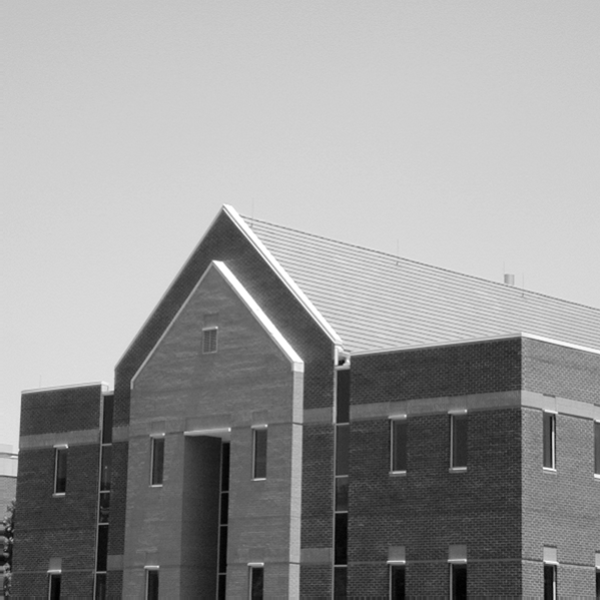
#> input picture Excercises/Excercise4/building.tif, 600 x 600 px
$ jupyter execute Excercise4.ipynb
#> lines starting #> are read from the running program, lines starting #| are printed output that depends on the picture; after the words box and inside, x2 and y2 are one past the last pixel; in counts of white or black regions, pixels touching at a corner belong together
### Name = Devindi De Silva
### Index Number = 190128H

[cell 1]
import cv2 as cv
import numpy as np
import matplotlib.pyplot as plt
from mpl_toolkits.mplot3d import Axes3D
from matplotlib import cm


fig,ax = plt.subplots(1,2, figsize=(16,8))
ax1 = fig.add_subplot(121, projection='3d')
ax2 = fig.add_subplot(122, projection='3d')
sigma=1

delta =0.1
X,Y = np.meshgrid(np.arange(-5,5+delta,delta),np.arange(-5,5+delta,delta))
z=np.exp(-(X**2+Y**2)/(2*sigma**2))
z/= np.sum(z)

sobel_v = np.array([[-1,-2,-1],[0,0,0],[1,2,1]], dtype=np.float32)
Zx = cv.filter2D(z,-1,sobel_v)

sobel_h = np.array([[-1,0,1],[-2,0,2],[-1,0,1]], dtype=np.float32)
Zy = cv.filter2D(z,-1,sobel_h)


surf1= ax1.plot_surface(X,Y,Zx, cmap=cm.jet, linewidth=0, antialiased=True)
surf2= ax2.plot_surface(X,Y,Zy, cmap=cm.jet, linewidth=0, antialiased=True)

ax1.axis('off')
ax2.axis('off')
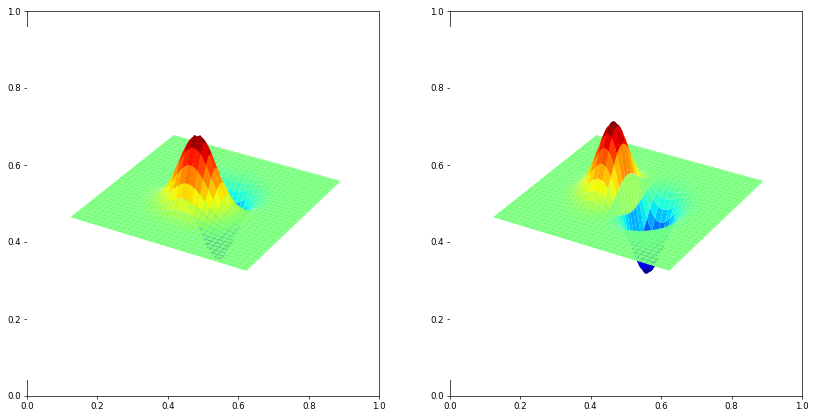
#> figure drawn by matplotlib, 2 panels

[cell 2]
import cv2 as cv
import numpy as np
import matplotlib.pyplot as plt

im = cv.imread(r'building.tif',cv.IMREAD_GRAYSCALE)
#> im is the input picture: shape (600, 600); min 0, max 255, mean 152.8
assert im is not None

edges = cv.Canny(im,100,200)
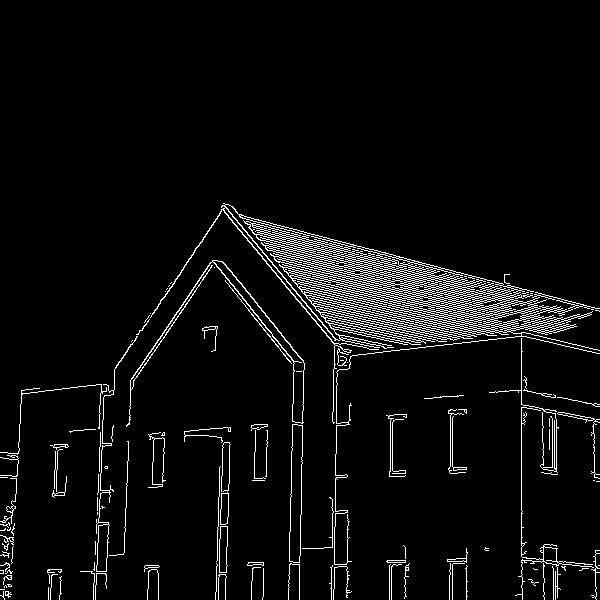
#> edges: shape (600, 600); 5% white in thin lines or dots, all inside (x1, y1, x2, y2) = (0, 203, 600, 600)

fig,ax=plt.subplots(1,2,figsize = (20,20))
ax[0].imshow(im, cmap = 'gray')
ax[0].set_title("Original")
ax[1].imshow(edges, cmap='gray')
ax[1].set_title("Canny edge detection")
for i in range(2):
    ax [i] . set_xticks ([]) , ax [i] . set_yticks ([])
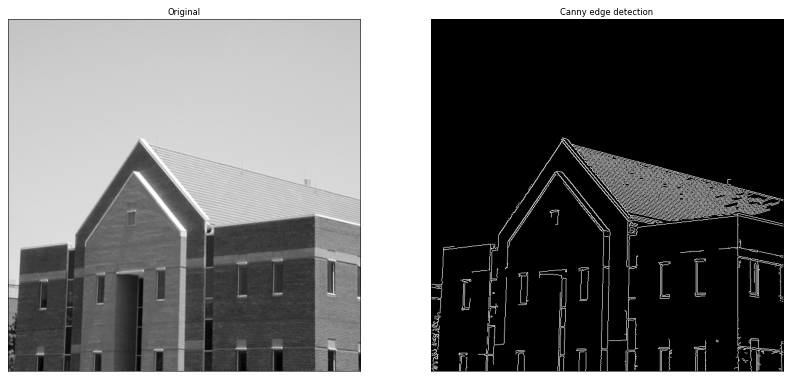
#> figure drawn by matplotlib, 2 panels

[cell 3]
import cv2 as cv
import numpy as np
import matplotlib.pyplot as plt

im = cv.imread(r'building.tif',cv.IMREAD_COLOR)
assert im is not None

gray  = cv. cvtColor(im, cv.COLOR_BGR2GRAY)
gray = np.float32(gray)
dst = cv.cornerHarris(gray,2,3,0.04)

dst = cv.dilate(dst, None)
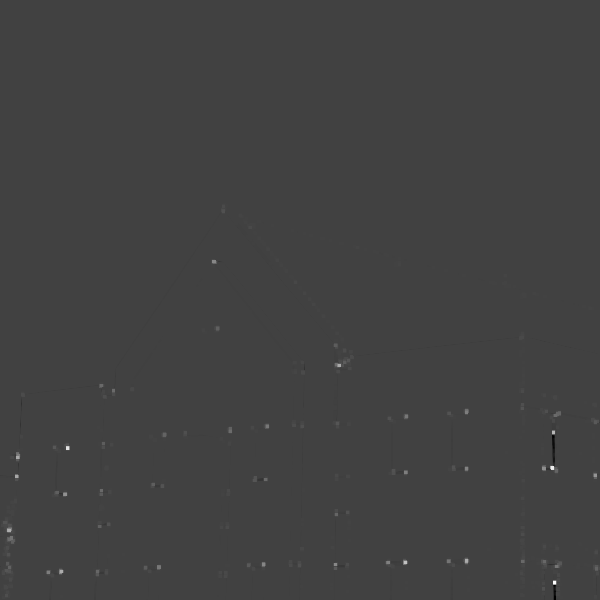
#> dst: shape (600, 600) float32; min -7770649.5, max 22525724, mean 21524.3; drawn with min black and max white
im[dst>0.01*dst.max()]=[0,0,255]
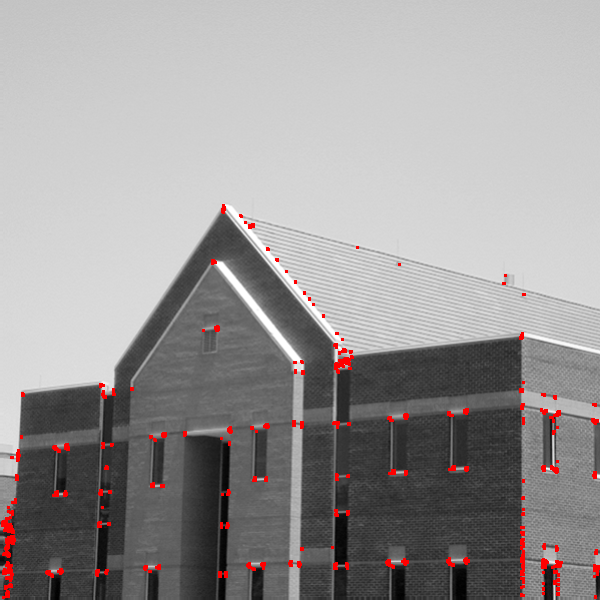
#> im: shape (600, 600, 3); 1.29% of pixels changed, all inside (x1, y1, x2, y2) = (1, 204, 600, 599)

fig,ax=plt.subplots(figsize = (20,20))
plt .imshow(im, cmap = 'gray')
plt.axis('off')

[cell 4]
import cv2 as cv
import numpy as np
import matplotlib.pyplot as plt
from skimage.feature import peak_local_max

im = cv.imread(r'building.tif',cv.IMREAD_COLOR)
assert im is not None
fig, ax =plt.subplots(1,4, figsize=(20,20))
ax[0].imshow(im, cmap='gray')
ax[0].set_title("Original")
I  = cv. cvtColor(im, cv.COLOR_BGR2GRAY)
I = np.float32(I)

sobel_v = np.array([[-1,-2,-1],[0,0,0],[1,2,1]], dtype=np.float32)
sobel_h = np.array([[-1,0,1],[-2,0,2],[-1,0,1]], dtype=np.float32)

Ix = cv.filter2D(I,-1, sobel_v)
Iy = cv.filter2D(I,-1,sobel_h)
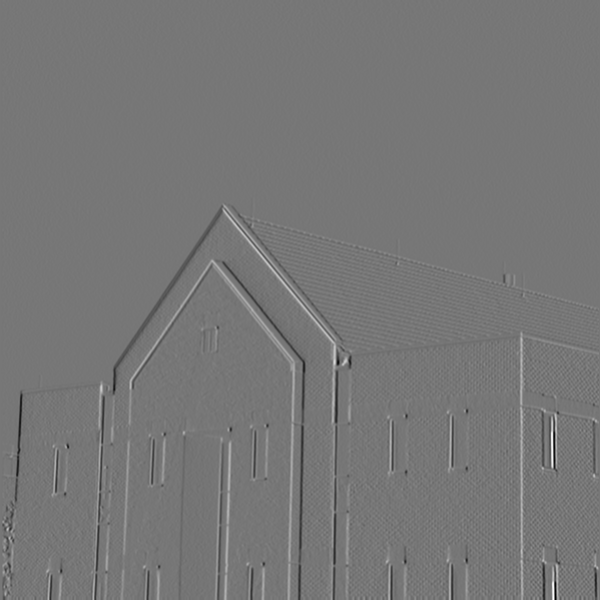
#> Iy: shape (600, 600) float32; min -677, max 772, mean -0.2; drawn with min black and max white

sigma=3
ksize=7
m11 = cv.GaussianBlur(Ix*Ix,(ksize,ksize),sigma)
m12=cv.GaussianBlur(Ix*Iy,(ksize,ksize),sigma)
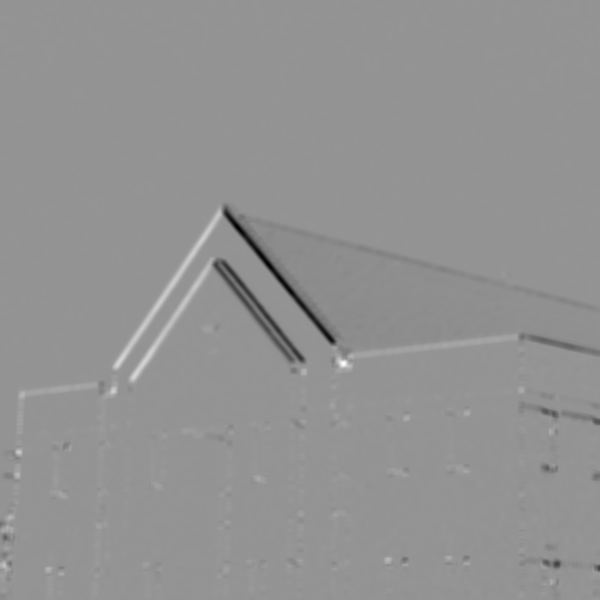
#> m12: shape (600, 600) float32; min -46421.2, max 33566.3, mean -267.1; drawn with min black and max white
m21 = m12
m22 = cv.GaussianBlur(Iy*Iy,(ksize,ksize),sigma)

det = m11*m22 - m12*m21
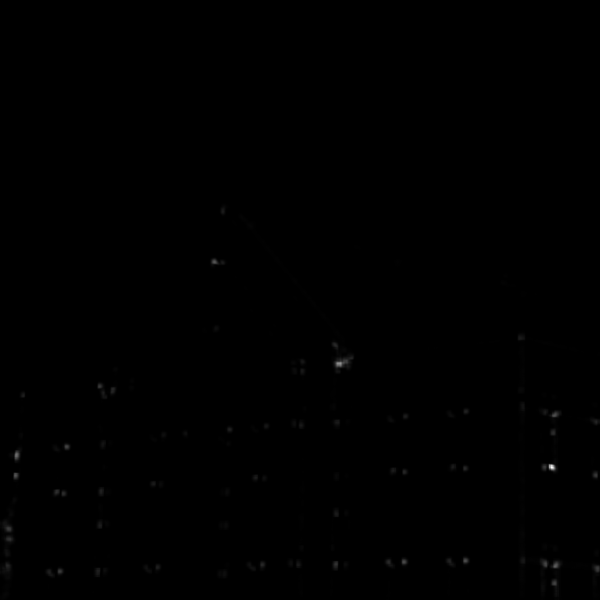
#> det: shape (600, 600) float32; min 7.1, max 5.58e+09, mean 7695048.5; drawn with min black and max white
trace = m11+m22
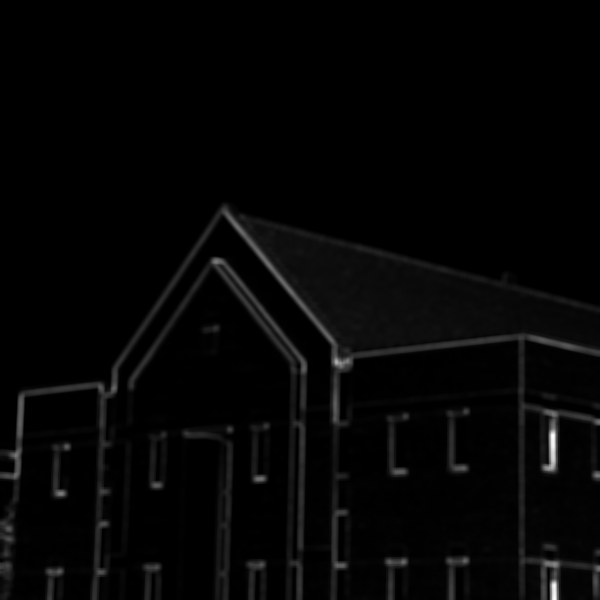
#> trace: shape (600, 600) float32; min 5.74, max 217900.3, mean 4656.9; drawn with min black and max white
alpha = 0.04
R = det - alpha*trace**2
R[R<1e8] = 0
cordinates = peak_local_max(R, min_distance = 2)
#> cordinates = 93 pairs, first value 211 to 594, second value 5 to 597


ax[1].imshow(im, cmap='gray')
ax[1].plot(cordinates[:,1],cordinates[:,0],'r.')
ax[1].set_title("Detecting corners")
ax[2].imshow(Ix+127, cmap='gray')
ax[2].set_title("Applying Sobel horizontal filter")
ax[3].imshow(Iy+127,cmap='gray')
ax[2].set_title("Applying Sobel vertical filter")

for i in range(4):
    ax [i] . set_xticks ([]) , ax [i] . set_yticks ([])
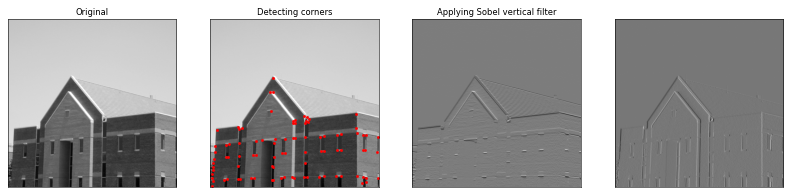
#> figure drawn by matplotlib, 4 panels
